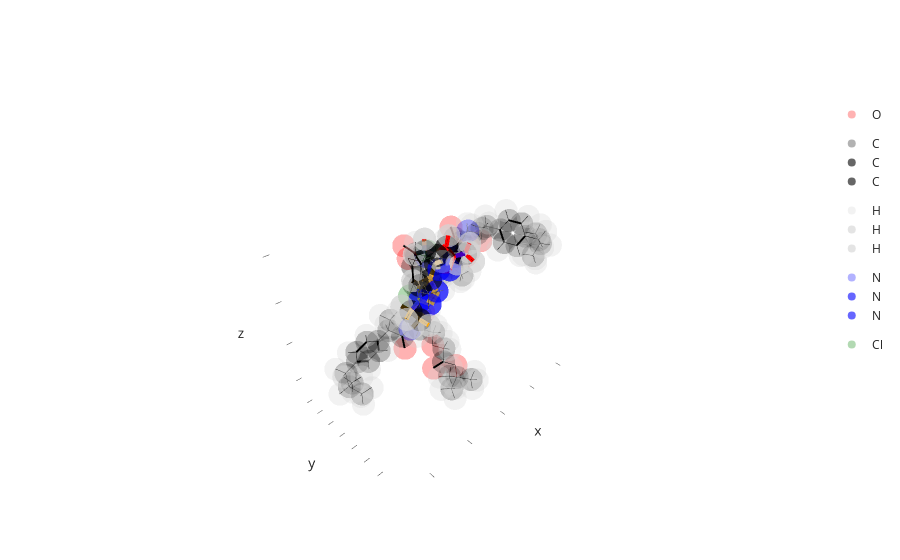

Source (notebook cell):
### Markdown cell above
Next we can try figuring out what features are offered to "highlight" parts of molecules in the `MoleculeViewer3D` object. To do that we first `draw` the molecule and then use the returned viewer object to further highlight stuff. For a start, we could highlight some specific residues:

### Code cell
# get the viewer
viewer = mol.draw()

# highlight the two residues named TRZ in orange and red, respectively
viewer.highlight_residues(*mol.get_residues("TRZ"), bond_colors=["orange", "red"])

viewer.show()
